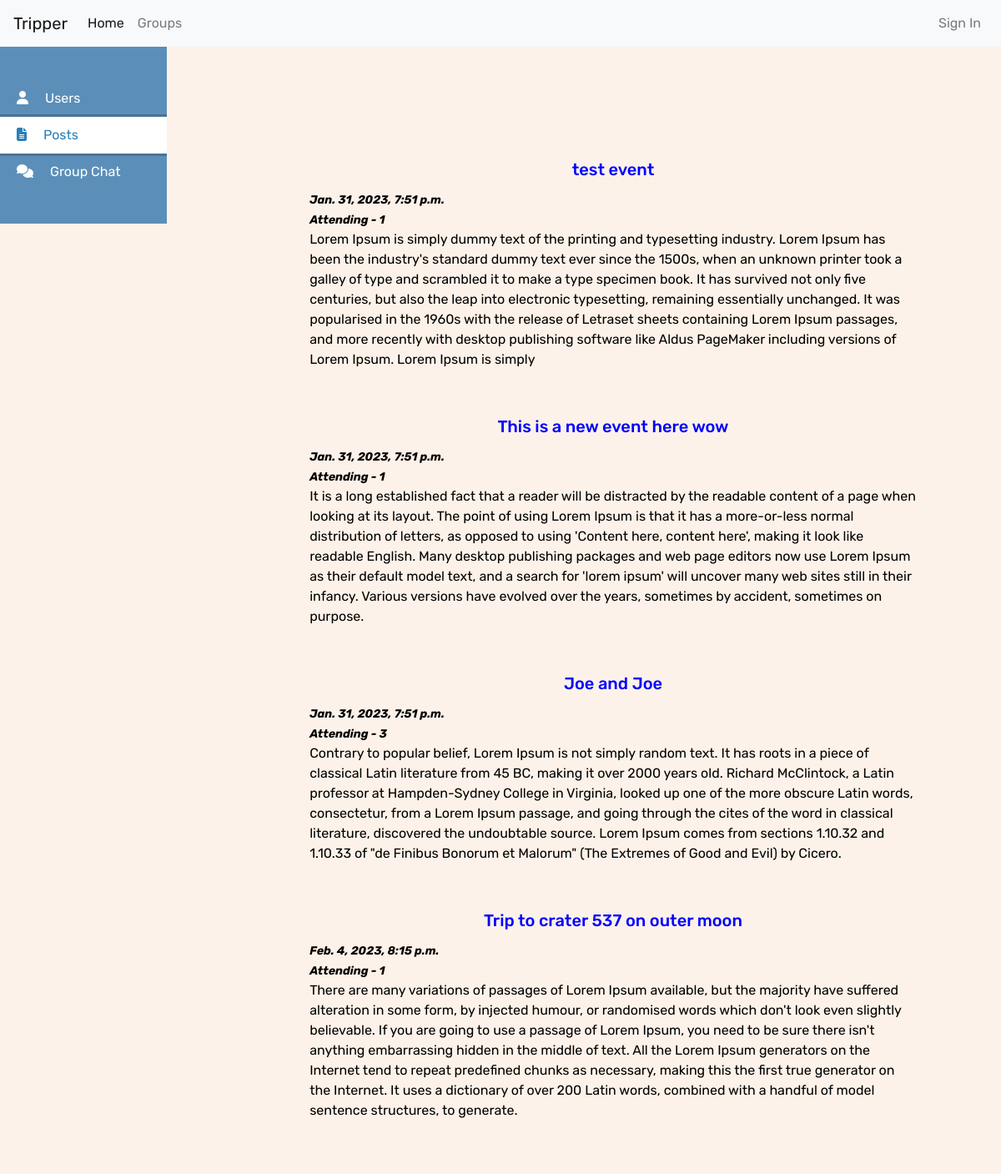
The page /groups/group/8/ on the database its author committed.
### events/models.py (models this page shows)
class MeetupEvents(models.Model):
    event_name = models.CharField(max_length=120)
    description = models.TextField(max_length=600)
    group_id = models.ForeignKey(GroupModel, on_delete=models.RESTRICT)
    attending_members = models.ManyToManyField(User)
    event_time = models.DateTimeField(default=datetime.now())

### groups/views.py (the view)
# urls.py: path('group/<int:pk>/', views.view_group_details, name='view_group_details'),
def view_group_details(req, pk):
    group = get_object_or_404(GroupModel, pk=pk)
    is_owner = False
    if group.owner == req.user:
        is_owner = True
    target_group = get_object_or_404(GroupModel, pk=pk)
    group_details = GroupAdditionalDetailsModel.objects.filter(group_id=target_group)
    detail_list = []
    group_detail = None
    if len(group_details) > 0:
        group_detail = group_details[0]
    events = MeetupEvents.objects.filter(group_id=target_group)
    for member in group_detail.members.all():
        member_info_item = {'username':  member.username}
        member_info_item['full_name'] = f"{member.first_name}  {member.last_name}"
        get_user = get_object_or_404(User, username=member.username)
        memeber_additional_details = get_object_or_404(UserMediaDetails, user_id=get_user)
        if memeber_additional_details != None:
            member_info_item['image_url'] = memeber_additional_details.image_url
        else:
            member_info_item['image_url'] = "https://www.indiewire.com/wp-content/uploads/2020/06/Dark-Season-3-Netflix-Jonas-Martha.jpg"
        detail_list.append(member_info_item)
    return render(req, 'groups/view_group_detail.html',
                {'group': group, 'is_owner' : is_owner, 'group_details': group_detail,
                'members': detail_list, 'events': events})

### groups/templates/groups/view_group_detail.html (shortened to what this page needs)
{% extends "base.html" %}
{% block content %}
<div class="row">
    <div class="col-md-3">
        <div id="side-content">
            <nav class="side-nav">
              <ul class="nav-menu">
                <li onclick="usersTab()" class="nav-item"><a href="#"><i class="fas fa-user"></i><span class="menu-text">Users</span></a></li>
                <li onclick="postsTab()" class="nav-item active"><a href="#"><i class="fas fa-file-alt"></i><span class="menu-text">Posts</span></a></li>
                <li onclick="chatTab()" class="nav-item"><a href="#"><i class="fas fa-comments"></i><span class="menu-text">Group Chat</span></a></li>
              </ul>
            </nav>
        </div>
    </div>
    <div class="col-md-9">
          <div id="events-form" class="mtop-lg">
            <div class="group-content">
                    {% for ev in events %}
                    <div class="groups-card-body" style="width: auto; text-align: left; background-color: #fdf2e9; border: none;">
                        <a href="#">
                            <div class="card-body">
                                <h5 style="color: blue; text-align: center;" class="card-title">{{ ev.event_name }}</h5>
                                <small><b><i>{{ ev.event_time }}</i></b></small>
                                <br>
                                <small><b><i>Attending - {{ ev.attending_members.all | length }}</i></b></small>
                                <p>{{ ev.description }}</p>
                            </div>
                        </a>
                    </div>
                    {% endfor %}
                </div>
            </div>
        </div>
    </div>
{% endblock %}

### users/static/users/user_styles.css (style rules this page uses)
.row { width: 100%; max-width: 100%; }

### groups/static/groups/group_styles.css (style rules this page uses)
.groups-card-body, .group-members-card-body { cursor: pointer; transition: all 0.4s; }
.groups-card-body { background-color: #e4dad2; }
#side-content .side-nav, .nav-menu { height: 100%; }
#side-content .side-nav .nav-menu { list-style: none; padding: 40px 0; width: 200px; background-color: #5B8FB9; }
#side-content .side-nav .nav-item { position: relative; padding: 10px 20px; }
#side-content .nav-item.active { background-color: #fff; box-shadow: 0px -3px rgba(0, 0, 0, 0.2), 0px 3px rgba(0, 0, 0, 0.2); }
#side-content .nav-item.active a { color: #2980b9; }
#side-content .nav-item a { text-decoration: none; color: #fff; }
#side-content .menu-text { padding: 0 20px; }
#side-content .side-nav .nav-item.active::before { content: ""; position: absolute; background-color: transparent; bottom: 100%; right: 0; height: 150%; width: 20px; box-shadow: 0 20px 0 0 #fff; }
#side-content .side-nav .nav-item.active::after { content: ""; position: absolute; background-color: transparent; top: 100%; right: 0; height: 150%; width: 20px; box-shadow: 0 -20px 0 0 #fff; }
.group-content { padding: 3.2rem; }

### driver/static/driver/base.css (style rules this page uses)
body { font-family: "Rubik", "sans-serif"; background-color: #fdf2e9; }
a:link, a:visited { text-decoration: none; color: black }
.mtop-lg { margin-top: 4rem; }

### rows shown on the page
MeetupEvents: event_name "test event", event_time "Jan. 31, 2023, 7:51 p.m.", attending_members.all|length "1", description "Lorem Ipsum is simply dummy text of the printing and typesetting industry. Lorem Ipsum has been the industry's standard dummy text ever since the 1500s, when an unknown printer took a galley of type and scrambled it to make a type specimen book. It has survived not only five centuries, but also the leap into electronic typesetting, remaining essentially unchanged. It was popularised in the 1960s with the release of Letraset sheets containing Lorem Ipsum passages, and more recently with desktop publishing software like Aldus PageMaker including versions of Lorem Ipsum. Lorem Ipsum is simply"
MeetupEvents: event_name "This is a new event here wow", event_time "Jan. 31, 2023, 7:51 p.m.", attending_members.all|length "1", description "It is a long established fact that a reader will be distracted by the readable content of a page when looking at its layout. The point of using Lorem Ipsum is that it has a more-or-less normal distribution of letters, as opposed to using 'Content here, content here', making it look like readable English. Many desktop publishing packages and web page editors now use Lorem Ipsum as their default model text, and a search for 'lorem ipsum' will uncover many web sites still in their infancy. Various versions have evolved over the years, sometimes by accident, sometimes on purpose."
MeetupEvents: event_name "Joe and Joe", event_time "Jan. 31, 2023, 7:51 p.m.", attending_members.all|length "3", description "Contrary to popular belief, Lorem Ipsum is not simply random text. It has roots in a piece of classical Latin literature from 45 BC, making it over 2000 years old. Richard McClintock, a Latin professor at Hampden-Sydney College in Virginia, looked up one of the more obscure Latin words, consectetur, from a Lorem Ipsum passage, and going through the cites of the word in classical literature, discovered the undoubtable source. Lorem Ipsum comes from sections 1.10.32 and 1.10.33 of \"de Finibus Bonorum et Malorum\" (The Extremes of Good and Evil) by Cicero."
MeetupEvents: event_name "Trip to crater 537 on outer moon", event_time "Feb. 4, 2023, 8:15 p.m.", attending_members.all|length "1", description "There are many variations of passages of Lorem Ipsum available, but the majority have suffered alteration in some form, by injected humour, or randomised words which don't look even slightly believable. If you are going to use a passage of Lorem Ipsum, you need to be sure there isn't anything embarrassing hidden in the middle of text. All the Lorem Ipsum generators on the Internet tend to repeat predefined chunks as necessary, making this the first true generator on the Internet. It uses a dictionary of over 200 Latin words, combined with a handful of model sentence structures, to generate."
